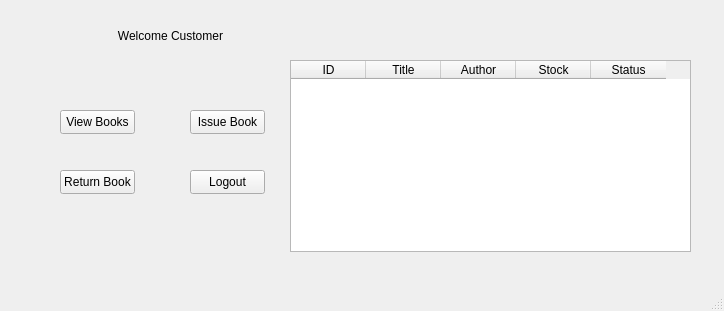
<?xml version="1.0" encoding="UTF-8"?>
<ui version="4.0">
 <class>CustomerPanel</class>
 <widget class="QMainWindow" name="CustomerPanel">
  <property name="geometry">
   <rect>
    <x>0</x>
    <y>0</y>
    <width>724</width>
    <height>311</height>
   </rect>
  </property>
  <property name="windowTitle">
   <string>MainWindow</string>
  </property>
  <widget class="QWidget" name="centralwidget">
   <widget class="QLabel" name="label">
    <property name="geometry">
     <rect>
      <x>110</x>
      <y>10</y>
      <width>121</width>
      <height>51</height>
     </rect>
    </property>
    <property name="text">
     <string>Welcome Customer</string>
    </property>
    <property name="alignment">
     <set>Qt::AlignmentFlag::AlignCenter</set>
    </property>
   </widget>
   <widget class="QPushButton" name="btnViewBooks">
    <property name="geometry">
     <rect>
      <x>60</x>
      <y>110</y>
      <width>75</width>
      <height>24</height>
     </rect>
    </property>
    <property name="text">
     <string>View Books</string>
    </property>
   </widget>
   <widget class="QPushButton" name="btnIssueBook">
    <property name="geometry">
     <rect>
      <x>190</x>
      <y>110</y>
      <width>75</width>
      <height>24</height>
     </rect>
    </property>
    <property name="text">
     <string>Issue Book</string>
    </property>
   </widget>
   <widget class="QPushButton" name="btnReturnBook">
    <property name="geometry">
     <rect>
      <x>60</x>
      <y>170</y>
      <width>75</width>
      <height>24</height>
     </rect>
    </property>
    <property name="text">
     <string>Return Book</string>
    </property>
   </widget>
   <widget class="QPushButton" name="btnLogout">
    <property name="geometry">
     <rect>
      <x>190</x>
      <y>170</y>
      <width>75</width>
      <height>24</height>
     </rect>
    </property>
    <property name="text">
     <string>Logout</string>
    </property>
   </widget>
   <widget class="QTableWidget" name="tableBooks">
    <property name="geometry">
     <rect>
      <x>290</x>
      <y>60</y>
      <width>401</width>
      <height>192</height>
     </rect>
    </property>
    <property name="columnCount">
     <number>5</number>
    </property>
    <attribute name="horizontalHeaderDefaultSectionSize">
     <number>75</number>
    </attribute>
    <column>
     <property name="text">
      <string>ID</string>
     </property>
    </column>
    <column>
     <property name="text">
      <string>Title</string>
     </property>
    </column>
    <column>
     <property name="text">
      <string>Author</string>
     </property>
    </column>
    <column>
     <property name="text">
      <string>Stock</string>
     </property>
    </column>
    <column>
     <property name="text">
      <string>Status</string>
     </property>
    </column>
   </widget>
  </widget>
  <widget class="QMenuBar" name="menubar">
   <property name="geometry">
    <rect>
     <x>0</x>
     <y>0</y>
     <width>724</width>
     <height>22</height>
    </rect>
   </property>
  </widget>
  <widget class="QStatusBar" name="statusbar"/>
 </widget>
 <resources/>
 <connections/>
</ui>
